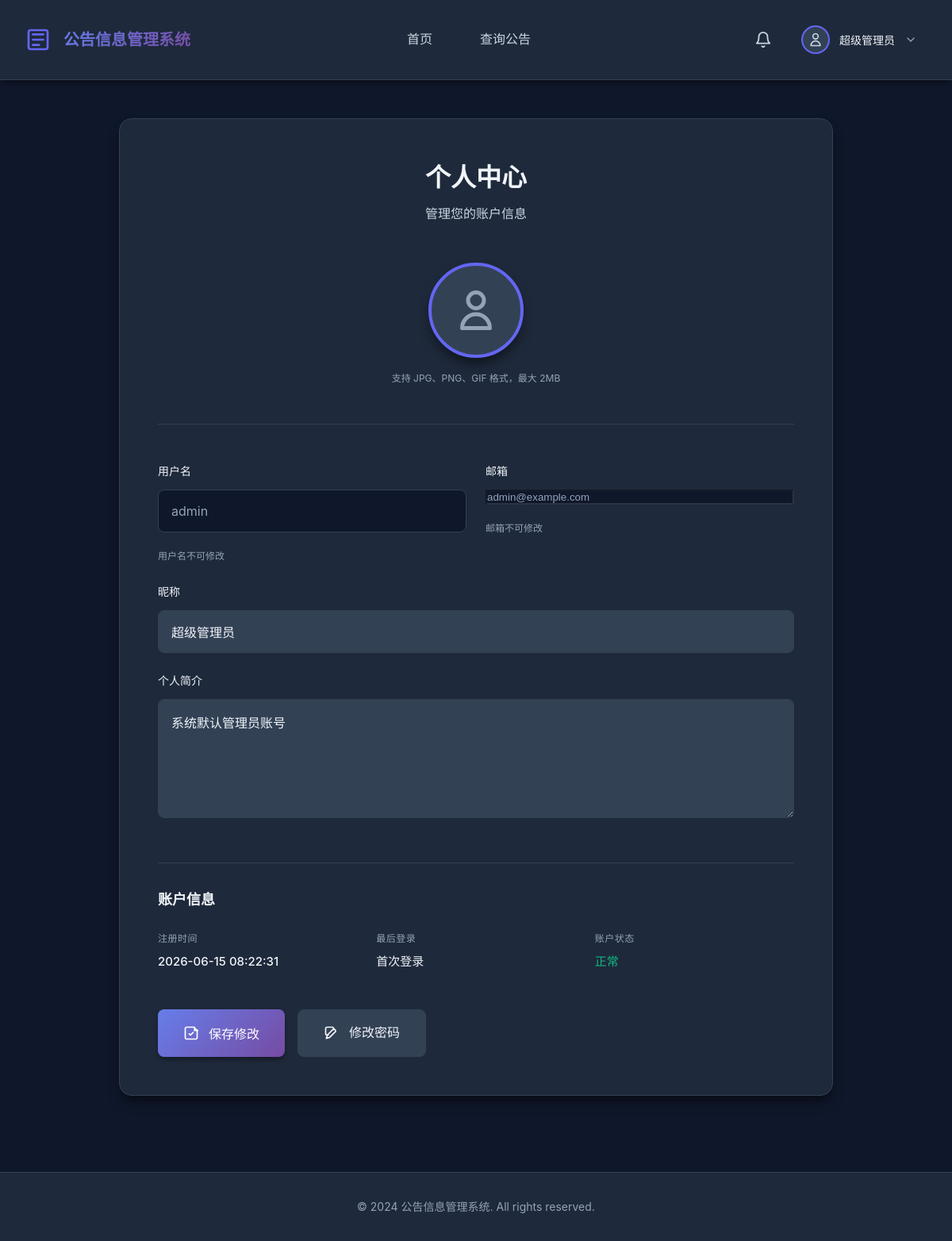
The app's page /profile.php (signed in) with its own data.
### tables this page shows
CREATE TABLE IF NOT EXISTS users (
    id INT AUTO_INCREMENT PRIMARY KEY,
    username VARCHAR(50) NOT NULL UNIQUE COMMENT '用户名',
    email VARCHAR(100) NOT NULL UNIQUE COMMENT '邮箱',
    password VARCHAR(255) NOT NULL COMMENT '加密后的密码',
    avatar_url VARCHAR(255) DEFAULT NULL COMMENT '头像URL',
    nickname VARCHAR(50) DEFAULT NULL COMMENT '昵称',
    bio VARCHAR(255) DEFAULT NULL COMMENT '个人简介',
    register_time DATETIME DEFAULT CURRENT_TIMESTAMP COMMENT '注册时间',
    last_login_time DATETIME DEFAULT NULL COMMENT '最后登录时间',
    last_login_ip VARCHAR(45) DEFAULT NULL COMMENT '最后登录IP',
    status ENUM('active', 'inactive', 'banned') DEFAULT 'active' COMMENT '状态',
    reset_token VARCHAR(255) DEFAULT NULL COMMENT '密码重置令牌',
    reset_token_expire DATETIME DEFAULT NULL COMMENT '重置令牌过期时间',
    INDEX idx_username (username),
    INDEX idx_email (email),
    INDEX idx_status (status)
);

### www/common.php (called while the page is built, shortened)
<?php
function get_logged_in_user() {
    $conn = getConnection();
    $stmt = $conn->prepare("SELECT id, username, email, avatar_url, nickname, bio, register_time, last_login_time, status FROM users WHERE id = ?");
    $stmt->bind_param("i", $_SESSION['user_id']);
    $stmt->execute();
    $result = $stmt->get_result();
    $user = $result->fetch_assoc();
    return $user;
}
?>

### www/profile.php (the view, shortened to what this page needs)
<?php
require_once 'common.php';
?>
<!DOCTYPE html>
<html lang="zh-CN">
<head>
    <link rel="stylesheet" href="style.css">
</head>
<body>
    <?php include 'header.php'; ?>
    <div class="container">
        <div class="main-content">
            <div class="profile-container">
                <div class="profile-header">
                    <h2>个人中心</h2>
                    <p>管理您的账户信息</p>
                </div>
                <div class="profile-content">
                    <div class="profile-avatar-section">
                        <div class="avatar-wrapper">
                            <?php if ($current_user['avatar_url']): ?>
                                <img id="avatarPreview" src="<?php echo htmlspecialchars($current_user['avatar_url']); ?>" alt="头像" class="profile-avatar">
                            <?php else: ?>
                                <div id="avatarPreview" class="profile-avatar-placeholder">
                                </div>
                            <?php endif; ?>
                        </div>
                        <p class="avatar-hint">支持 JPG、PNG、GIF 格式，最大 2MB</p>
                    </div>
                    <form id="profileForm" class="profile-form">
                        <div class="form-row">
                            <div class="form-group">
                                <label for="username">用户名</label>
                                <input type="text" id="username" name="username"
                                       value="<?php echo htmlspecialchars($current_user['username']); ?>" disabled>
                                <small class="form-hint">用户名不可修改</small>
                            </div>
                            <div class="form-group">
                                <label for="email">邮箱</label>
                                <input type="email" id="email" name="email"
                                       value="<?php echo htmlspecialchars($current_user['email']); ?>" disabled>
                                <small class="form-hint">邮箱不可修改</small>
                            </div>
                        </div>
                        <div class="form-row">
                            <div class="form-group">
                                <label for="nickname">昵称</label>
                                <input type="text" id="nickname" name="nickname"
                                       value="<?php echo htmlspecialchars($current_user['nickname'] ?: ''); ?>"
                                       placeholder="请输入昵称（选填）">
                            </div>
                        </div>
                        <div class="form-group">
                            <label for="bio">个人简介</label>
                            <textarea id="bio" name="bio" rows="4"
                                      placeholder="介绍一下自己吧（选填，最多255字）"><?php echo htmlspecialchars($current_user['bio'] ?: ''); ?></textarea>
                        </div>
                        <div class="form-info-section">
                            <h4>账户信息</h4>
                            <div class="info-grid">
                                <div class="info-item">
                                    <span class="info-label">注册时间</span>
                                    <span class="info-value"><?php echo date('Y-m-d H:i:s', strtotime($current_user['register_time'])); ?></span>
                                </div>
                                <div class="info-item">
                                    <span class="info-label">最后登录</span>
                                    <span class="info-value"><?php echo $current_user['last_login_time'] ? date('Y-m-d H:i:s', strtotime($current_user['last_login_time'])) : '首次登录'; ?></span>
                                </div>
                                <div class="info-item">
                                    <span class="info-label">账户状态</span>
                                    <span class="info-value status-<?php echo $current_user['status']; ?>">
                                        <?php
                                            $status_map = ['active' => '正常', 'inactive' => '未激活', 'banned' => '已封禁'];
                                            echo $status_map[$current_user['status']];
                                        ?>
                                    </span>
                                </div>
                            </div>
                        </div>
                        <div class="form-actions">
                            <button type="submit" class="btn btn-primary">
                                保存修改
                            </button>
                            <a href="change_password.php" class="btn btn-secondary">
                                修改密码
                            </a>
                        </div>
                    </form>
                </div>
            </div>
        </div>
    </div>
    <footer class="footer">
        <div class="container">
            <p>&copy; 2024 公告信息管理系统. All rights reserved.</p>
        </div>
    </footer>
</body>
</html>

### www/header.php (shortened to what this page needs)
<?php
require_once 'common.php';
$current_user = get_logged_in_user();
$current_page = basename($_SERVER['PHP_SELF']);
?>
<nav class="navbar">
    <div class="container">
        <div class="nav-brand">
            <h1>公告信息管理系统</h1>
        </div>
        <ul class="nav-menu">
            <li><a href="index.php" class="<?php echo $current_page == 'index.php' ? 'active' : ''; ?>">首页</a></li>
            <li><a href="search_notice.php" class="<?php echo $current_page == 'search_notice.php' ? 'active' : ''; ?>">查询公告</a></li>
        </ul>
        <div class="nav-user">
            <?php if ($current_user): ?>
                <div class="message-notification">
                    <button class="message-bell-btn" onclick="toggleMessagePanel()">
                    </button>
                </div>
                <div class="user-dropdown">
                    <button class="user-avatar-btn" onclick="toggleUserMenu()">
                        <?php if ($current_user['avatar_url']): ?>
                            <img src="<?php echo htmlspecialchars($current_user['avatar_url']); ?>" alt="头像" class="user-avatar">
                        <?php else: ?>
                            <div class="user-avatar-placeholder">
                            </div>
                        <?php endif; ?>
                        <span class="user-name"><?php echo htmlspecialchars($current_user['nickname'] ?: $current_user['username']); ?></span>
                        <svg class="dropdown-arrow" viewBox="0 0 24 24" fill="none" xmlns="http://www.w3.org/2000/svg">
                            <path d="M6 9L12 15L18 9" stroke="currentColor" stroke-width="2" stroke-linecap="round" stroke-linejoin="round"/>
                        </svg>
                    </button>
                </div>
            <?php endif; ?>
        </div>
    </div>
</nav>

### records on screen
users: nickname "超级管理员", username "admin", email "admin@example.com", bio "系统默认管理员账号", register_time "2026-06-15 08:22:31", status "正常"
